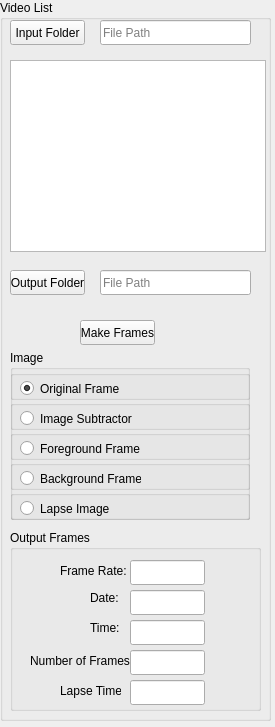
      <widget class="QWidget" name="PGVEditor">
       <property name="geometry">
        <rect>
         <x>0</x>
         <y>0</y>
         <width>275</width>
         <height>727</height>
        </rect>
       </property>
       <attribute name="label">
        <string>Video Editor</string>
       </attribute>
       <widget class="QGroupBox" name="groupBox_8">
        <property name="geometry">
         <rect>
          <x>0</x>
          <y>0</y>
          <width>271</width>
          <height>721</height>
         </rect>
        </property>
        <property name="title">
         <string>Video List</string>
        </property>
        <widget class="QPushButton" name="PBFolderVideo">
         <property name="geometry">
          <rect>
           <x>10</x>
           <y>20</y>
           <width>75</width>
           <height>25</height>
          </rect>
         </property>
         <property name="text">
          <string>Input Folder</string>
         </property>
        </widget>
        <widget class="QLineEdit" name="LEPATHVideo">
         <property name="geometry">
          <rect>
           <x>100</x>
           <y>20</y>
           <width>151</width>
           <height>25</height>
          </rect>
         </property>
         <property name="placeholderText">
          <string>File Path</string>
         </property>
        </widget>
        <widget class="QPushButton" name="PBOutputV">
         <property name="geometry">
          <rect>
           <x>10</x>
           <y>270</y>
           <width>75</width>
           <height>25</height>
          </rect>
         </property>
         <property name="text">
          <string>Output Folder</string>
         </property>
        </widget>
        <widget class="QLineEdit" name="LEOutPathV">
         <property name="geometry">
          <rect>
           <x>100</x>
           <y>270</y>
           <width>151</width>
           <height>25</height>
          </rect>
         </property>
         <property name="placeholderText">
          <string>File Path</string>
         </property>
        </widget>
        <widget class="QPushButton" name="PBFrames">
         <property name="geometry">
          <rect>
           <x>80</x>
           <y>320</y>
           <width>75</width>
           <height>25</height>
          </rect>
         </property>
         <property name="text">
          <string>Make Frames</string>
         </property>
        </widget>
        <widget class="QGroupBox" name="groupBox_12">
         <property name="geometry">
          <rect>
           <x>10</x>
           <y>530</y>
           <width>251</width>
           <height>181</height>
          </rect>
         </property>
         <property name="title">
          <string>Output Frames</string>
         </property>
         <widget class="QLabel" name="label_73">
          <property name="geometry">
           <rect>
            <x>50</x>
            <y>30</y>
            <width>71</width>
            <height>21</height>
           </rect>
          </property>
          <property name="text">
           <string>Frame Rate:</string>
          </property>
         </widget>
         <widget class="QLabel" name="label_74">
          <property name="geometry">
           <rect>
            <x>80</x>
            <y>60</y>
            <width>51</width>
            <height>16</height>
           </rect>
          </property>
          <property name="text">
           <string>Date:</string>
          </property>
         </widget>
         <widget class="QLabel" name="label_75">
          <property name="geometry">
           <rect>
            <x>80</x>
            <y>90</y>
            <width>51</width>
            <height>16</height>
           </rect>
          </property>
          <property name="text">
           <string>Time:</string>
          </property>
         </widget>
         <widget class="QLabel" name="label_76">
          <property name="geometry">
           <rect>
            <x>20</x>
            <y>120</y>
            <width>101</width>
            <height>21</height>
           </rect>
          </property>
          <property name="text">
           <string>Number of Frames:</string>
          </property>
         </widget>
         <widget class="QLabel" name="label_77">
          <property name="geometry">
           <rect>
            <x>50</x>
            <y>150</y>
            <width>61</width>
            <height>21</height>
           </rect>
          </property>
          <property name="text">
           <string>Lapse Time:</string>
          </property>
         </widget>
         <widget class="QLineEdit" name="LEFrameRateV">
          <property name="geometry">
           <rect>
            <x>120</x>
            <y>30</y>
            <width>75</width>
            <height>25</height>
           </rect>
          </property>
         </widget>
         <widget class="QLineEdit" name="LEDateV">
          <property name="geometry">
           <rect>
            <x>120</x>
            <y>60</y>
            <width>75</width>
            <height>25</height>
           </rect>
          </property>
         </widget>
         <widget class="QLineEdit" name="LEHourV">
          <property name="geometry">
           <rect>
            <x>120</x>
            <y>90</y>
            <width>75</width>
            <height>25</height>
           </rect>
          </property>
         </widget>
         <widget class="QLineEdit" name="LENFramesV">
          <property name="geometry">
           <rect>
            <x>120</x>
            <y>120</y>
            <width>75</width>
            <height>25</height>
           </rect>
          </property>
         </widget>
         <widget class="QLineEdit" name="LETimeV">
          <property name="geometry">
           <rect>
            <x>120</x>
            <y>150</y>
            <width>75</width>
            <height>25</height>
           </rect>
          </property>
         </widget>
        </widget>
        <widget class="QTreeView" name="TlistVideo">
         <property name="geometry">
          <rect>
           <x>10</x>
           <y>60</y>
           <width>256</width>
           <height>192</height>
          </rect>
         </property>
        </widget>
        <widget class="QGroupBox" name="groupBox_14">
         <property name="geometry">
          <rect>
           <x>10</x>
           <y>350</y>
           <width>240</width>
           <height>170</height>
          </rect>
         </property>
         <property name="title">
          <string>Image</string>
         </property>
         <widget class="QGroupBox" name="groupBox_15">
          <property name="geometry">
           <rect>
            <x>0</x>
            <y>140</y>
            <width>240</width>
            <height>30</height>
           </rect>
          </property>
          <property name="title">
           <string/>
          </property>
          <widget class="QRadioButton" name="RBLGetFrame">
           <property name="geometry">
            <rect>
             <x>10</x>
             <y>10</y>
             <width>121</width>
             <height>17</height>
            </rect>
           </property>
           <property name="text">
            <string>Lapse Image</string>
           </property>
          </widget>
         </widget>
         <widget class="QGroupBox" name="groupBox_16">
          <property name="geometry">
           <rect>
            <x>0</x>
            <y>110</y>
            <width>240</width>
            <height>30</height>
           </rect>
          </property>
          <property name="title">
           <string/>
          </property>
          <widget class="QRadioButton" name="RBBGetFrame">
           <property name="geometry">
            <rect>
             <x>10</x>
             <y>10</y>
             <width>121</width>
             <height>17</height>
            </rect>
           </property>
           <property name="text">
            <string>Background Frame</string>
           </property>
          </widget>
         </widget>
         <widget class="QGroupBox" name="groupBox_17">
          <property name="geometry">
           <rect>
            <x>0</x>
            <y>80</y>
            <width>240</width>
            <height>30</height>
           </rect>
          </property>
          <property name="title">
           <string/>
          </property>
          <widget class="QRadioButton" name="RBFGetFrame">
           <property name="geometry">
            <rect>
             <x>10</x>
             <y>10</y>
             <width>121</width>
             <height>17</height>
            </rect>
           </property>
           <property name="text">
            <string>Foreground Frame</string>
           </property>
          </widget>
         </widget>
         <widget class="QGroupBox" name="groupBox_18">
          <property name="geometry">
           <rect>
            <x>0</x>
            <y>50</y>
            <width>240</width>
            <height>30</height>
           </rect>
          </property>
          <property name="title">
           <string/>
          </property>
          <widget class="QRadioButton" name="RBISGetFrame">
           <property name="geometry">
            <rect>
             <x>10</x>
             <y>10</y>
             <width>121</width>
             <height>17</height>
            </rect>
           </property>
           <property name="text">
            <string>Image Subtractor</string>
           </property>
          </widget>
         </widget>
         <widget class="QGroupBox" name="groupBox_19">
          <property name="geometry">
           <rect>
            <x>0</x>
            <y>20</y>
            <width>240</width>
            <height>30</height>
           </rect>
          </property>
          <property name="title">
           <string/>
          </property>
          <widget class="QRadioButton" name="RBOGetFrame">
           <property name="geometry">
            <rect>
             <x>10</x>
             <y>10</y>
             <width>101</width>
             <height>17</height>
            </rect>
           </property>
           <property name="text">
            <string>Original Frame</string>
           </property>
           <property name="checked">
            <bool>true</bool>
           </property>
          </widget>
         </widget>
        </widget>
       </widget>
      </widget>
